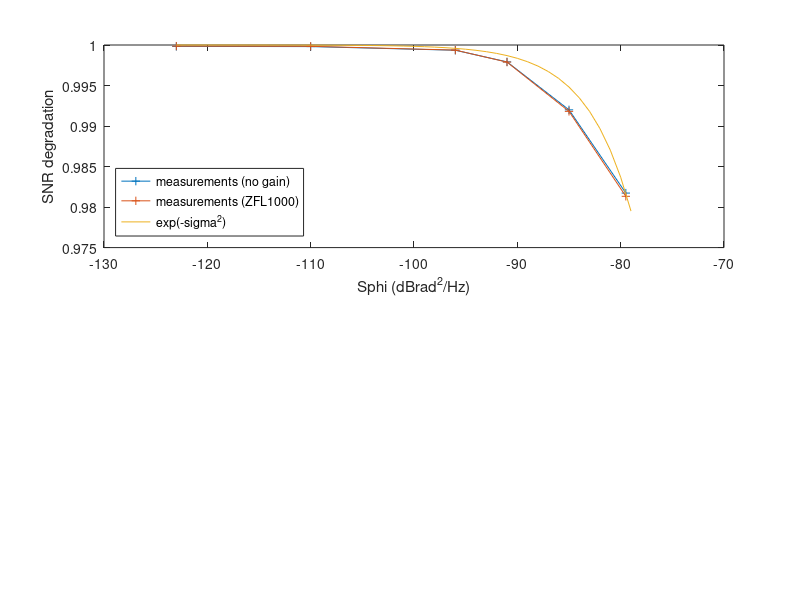

The MATLAB source for this figure:
subplot(211);

load allx40.mat
numerator=[numerator(end-1:end) numerator(1:end-2)];
numerator=(numerator(1:2:end)+numerator(2:2:end))/2;
Sphi=[-123 -110 -96 -91 -85 -79.5]  % -96 is predicted, NOT measured
plot(Sphi,numerator,'+-')
hold on

load allx40_zfl1000.mat
numerator=[(numerator(end-1)+numerator(end))/2 numerator(1:end-2)];
Sphi=[-123 -110 -96 -91 -85 -79.5]  % -96 is predicted, NOT measured
plot(Sphi,numerator,'+-')

% Sphi=[-123 -123 -110 -110 -96 -96 -91 -91 -85 -85 -79.5 -79.5]  % -96 is predicted, NOT measured
% snr= [0.99741 0.99755 0.99739 0.99737 0.99727  0.99720 0.99654 0.99650 0.99361 0.99361 0.98837 0.98839]   <- snr=sqrt(numerator)
Sphi=[-123:-79];
sigma2=10.^(Sphi/10)*4.7e6*70/200;  % 200 MHz noise but sampling a BPSK signal on a 70 MHz carrier
plot(Sphi,exp(-sigma2));  % remove /2 since two phase noises add
xlabel('Sphi (dBrad^2/Hz)');ylabel('SNR degradation');legend('measurements (no gain)','measurements (ZFL1000)','exp(-sigma^2)','location','southwest')
